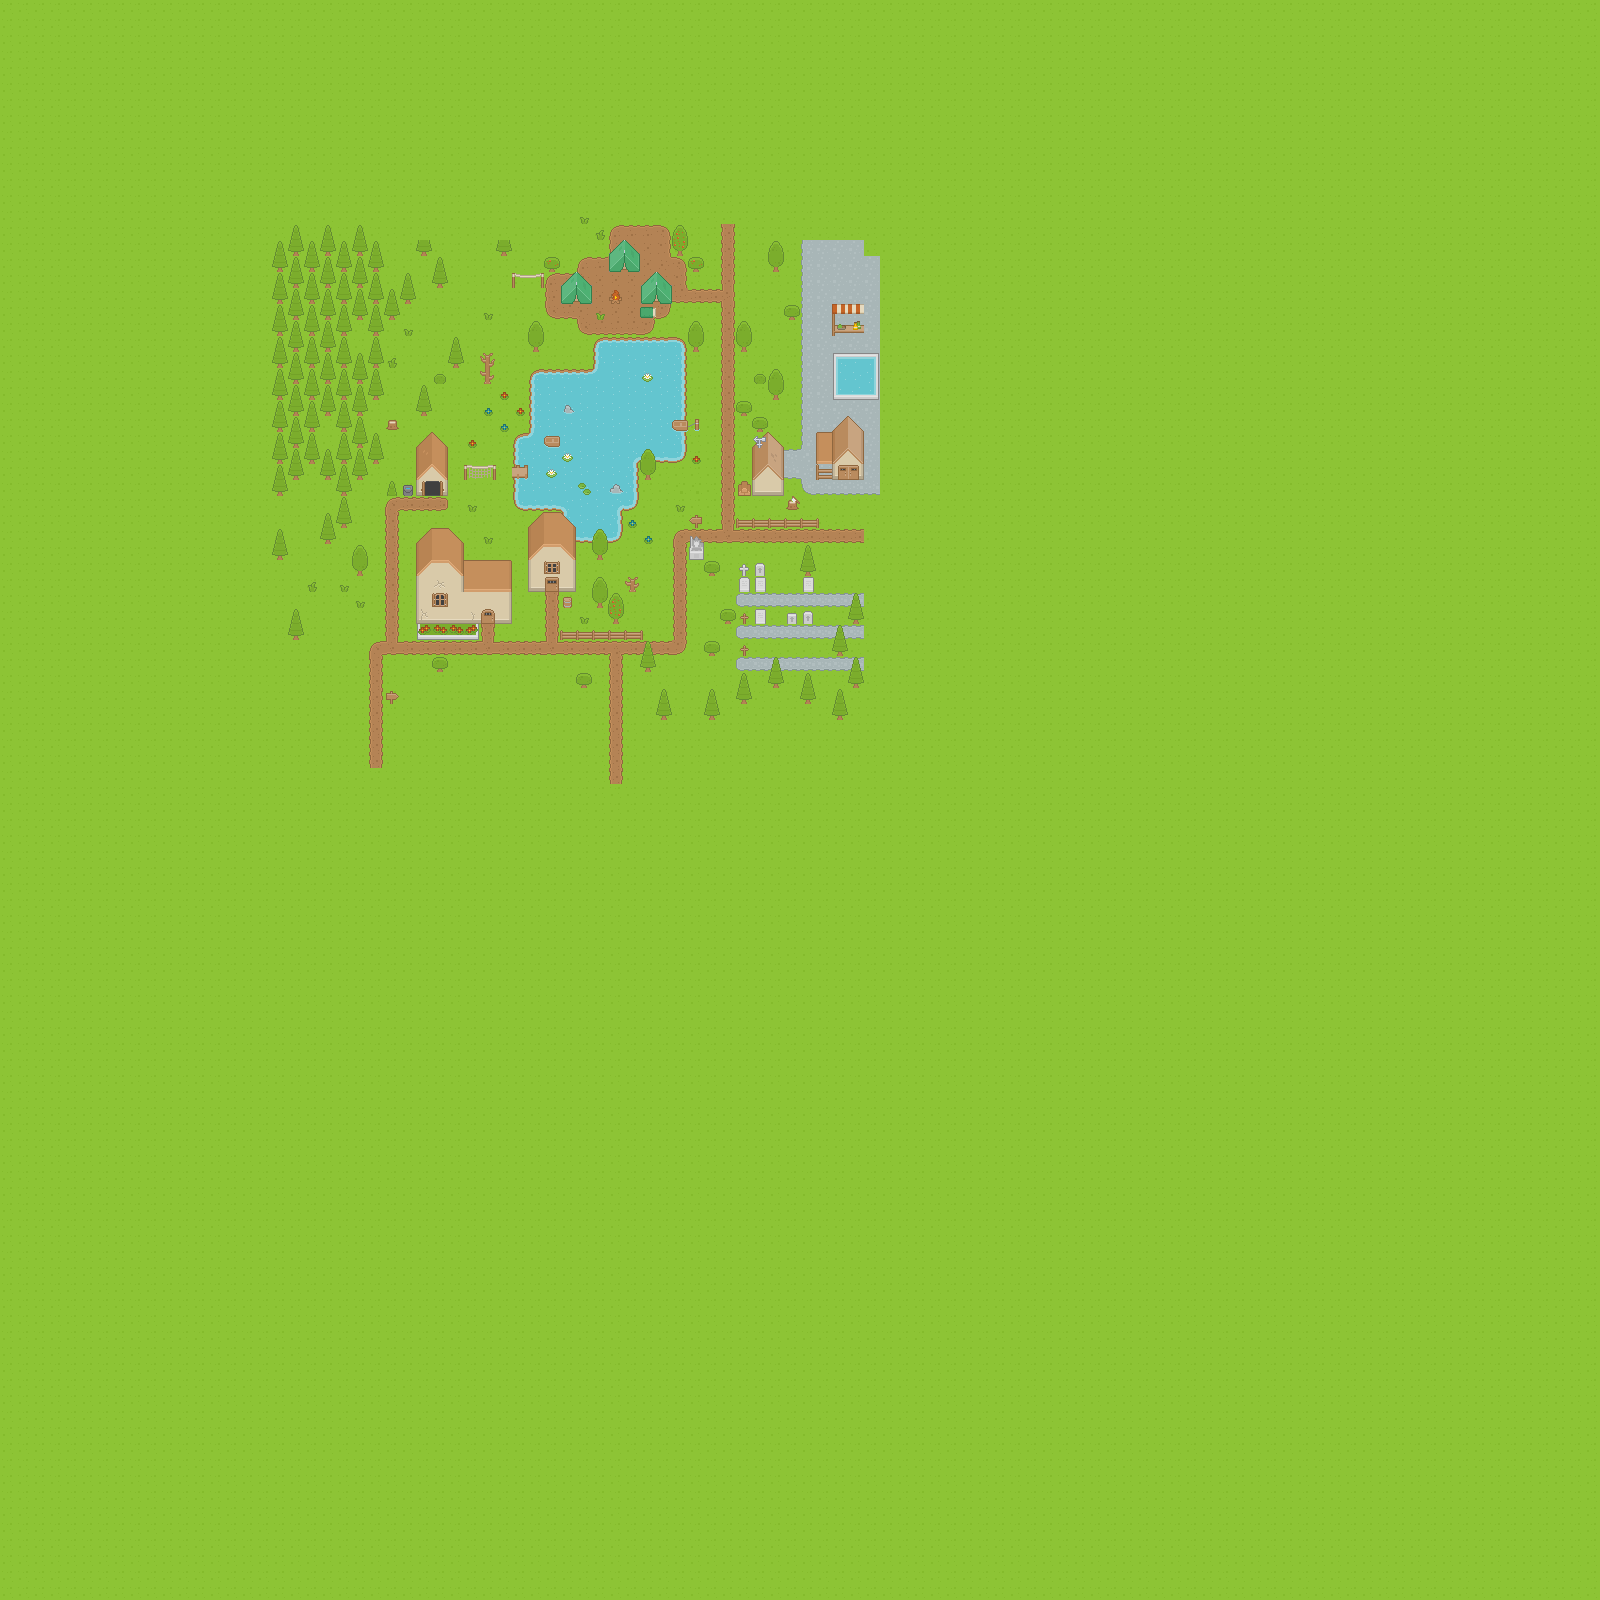

This is a level from a 2D game, rendered from its Tiled map with the project's own tilesets. A one-line summary and the map file follow, with tile-layer data summarised:
An orthogonal 100x100 tile map with 16x16 px tiles, 5 tile layers (Ground/terrain, Ground overlay, Objects, Doors/windows/roof, ...).

<map version="1.0" orientation="orthogonal" renderorder="right-down" width="100" height="100" tilewidth="16" tileheight="16" nextobjectid="1">
 <tileset firstgid="1" name="Roguelike" tilewidth="16" tileheight="16" spacing="1" tilecount="1767">
  <image source="../Spritesheet/roguelikeSheet_transparent.png" width="968" height="526" />
 </tileset>
 <layer name="Ground/terrain" width="100" height="100">
  <data>[10000 cells, 10000 non-empty, 14 distinct tile ids]</data>
 </layer>
 <layer name="Ground overlay" width="100" height="100">
  <data>[10000 cells, 126 non-empty, 20 distinct tile ids]</data>
 </layer>
 <layer name="Objects" width="100" height="100">
  <data>[10000 cells, 414 non-empty, 75 distinct tile ids]</data>
 </layer>
 <layer name="Doors/windows/roof" width="100" height="100">
  <data>[10000 cells, 77 non-empty, 47 distinct tile ids]</data>
 </layer>
 <layer name="Roof object" width="100" height="100">
  <data>[10000 cells, 1 non-empty, 1 distinct tile ids]</data>
 </layer>
</map>
